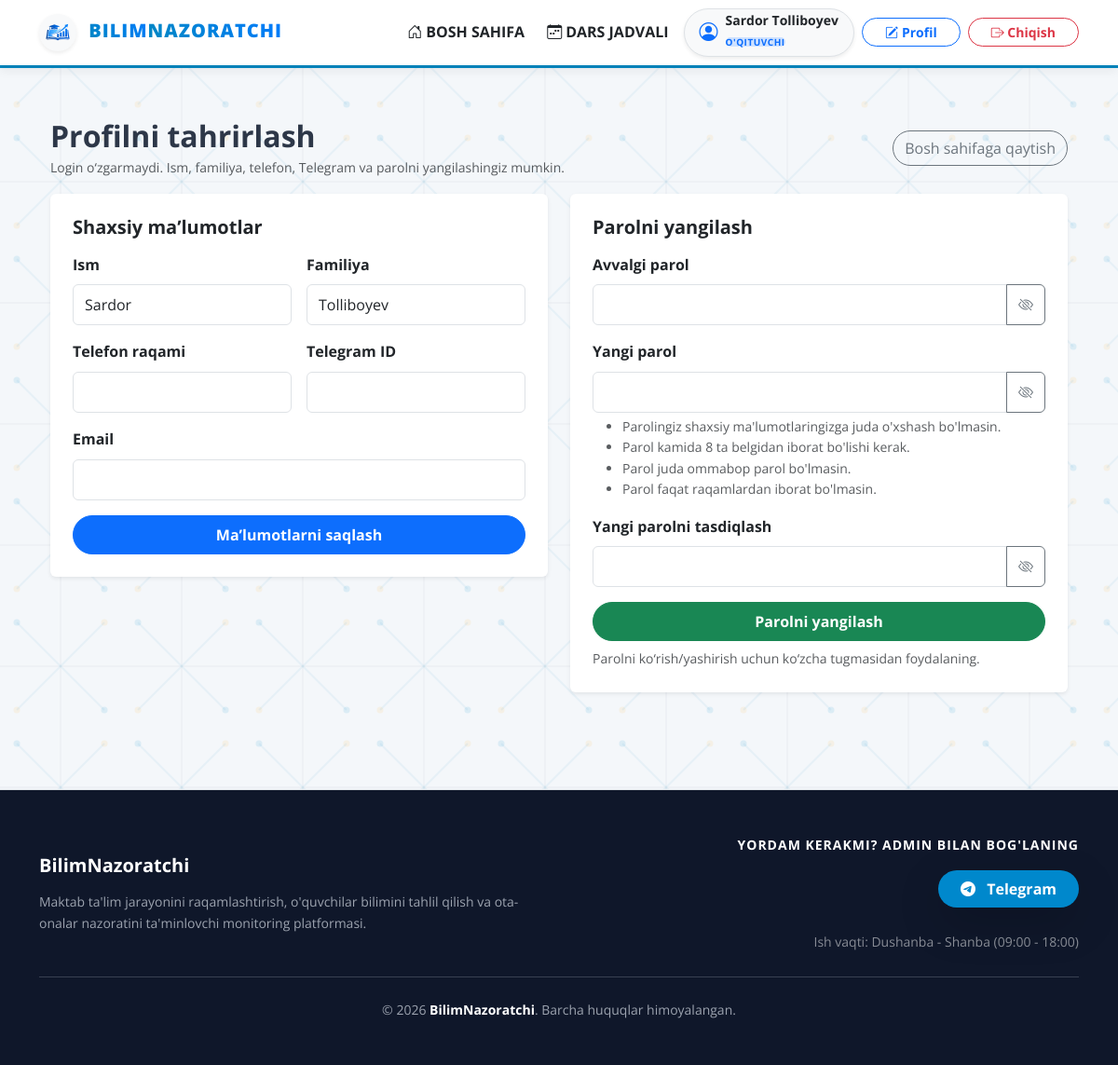
Screenshot of /hisoblar/profil/tahrir/ (signed in) with the database file from the repository.
### apps/hisoblar/models.py (models this page shows, shortened)
class Foydalanuvchi(AbstractUser):
    username = models.CharField(
        "Foydalanuvchi nomi (Login)",
        max_length=150,  # Django standarti bo'yicha 150 belgi
        unique=True,
        help_text="Majburiy. 150 tagacha belgi. Faqat harflar, raqamlar va @/./+/-/_ belgilari ruxsat etiladi.",
        validators=[UnicodeUsernameValidator()],
        error_messages={
            'unique': "Bunday foydalanuvchi nomi tizimda allaqachon mavjud. Iltimos, boshqa nom tanlang.",
        },
    )
    first_name = models.CharField("Ismi", max_length=150, blank=True)
    last_name = models.CharField("Familiyasi", max_length=150, blank=True)
    email = models.EmailField("Elektron pochta manzili", blank=True)
    is_active = models.BooleanField(
        "Faol",
        default=True,
        help_text="Foydalanuvchi faol bo'lsa, tizimdan foydalanishi mumkin. O'chirish o'rniga faolsizlantiring.",
    )
    is_staff = models.BooleanField(
        "Xodim holati",
        default=False,
        help_text="Belgilansa, foydalanuvchi admin (boshqaruv) paneliga kira oladi.",
    )
    is_superuser = models.BooleanField(
        "Super-admin holati",
        default=False,
        help_text="Belgilansa, foydalanuvchi barcha huquqlarga ega bo'ladi (alohida ruxsat berish shart emas).",
    )
    last_login = models.DateTimeField("Oxirgi kirish", blank=True, null=True)
    date_joined = models.DateTimeField("Ro'yxatdan o'tgan sana", default=timezone.now)
    ROL_TANLOVI = (
        ('admin', 'Administrator'),
        ('oqituvchi', "O'qituvchi"),
        ('oquvchi', "O'quvchi"),
        ('ota_ona', 'Ota-ona'),
    )
    rol = models.CharField(
        "Tizimdagi vazifasi",
        max_length=20,
        choices=ROL_TANLOVI,
        default='oquvchi',
        help_text="Foydalanuvchining saytdagi vakolatlarini belgilaydi."
    )
    telefon = models.CharField(
        "Telefon raqami",
        max_length=15,
        blank=True,
        null=True,
        help_text="Namuna: +998901234567"
    )
    telegram_id = models.CharField(
        "Telegram ID raqami",
        max_length=20,
        blank=True,
        null=True,
        help_text="Telegram bot orqali bildirishnomalar yuborish uchun kerak."
    )
    sinf = models.ForeignKey(
        'talim.Sinf',
        on_delete=models.SET_NULL,
        null=True,
        blank=True,
        related_name='sinfdagi_oquvchilar',
        verbose_name="Sinfi",
        help_text="O'quvchi qaysi sinfda o'qishini belgilang."
    )
    farzandi = models.ForeignKey(
        'self',
        on_delete=models.SET_NULL,
        null=True,
        blank=True,
        limit_choices_to={'rol': 'oquvchi'},  # Faqat o'quvchilarni tanlash imkoni
        related_name='ota_onasi',
        verbose_name="Biriktirilgan farzandi (O'quvchi)",
        help_text="Faqat ota-ona foydalanuvchisi uchun farzandini tanlang."
    )
    groups = models.ManyToManyField(
        "auth.Group",
        verbose_name="Guruhlar",
        blank=True,
        help_text="Foydalanuvchi biriktirilgan guruhlar ro'yxati.",
        related_name="user_set",
        related_query_name="user",
    )
    user_permissions = models.ManyToManyField(
        "auth.Permission",
        verbose_name="Foydalanuvchi huquqlari",
        blank=True,
        help_text="Ushbu foydalanuvchiga bevosita berilgan huquqlar.",
        related_name="user_set",
        related_query_name="user",
    )
    class Meta:
        db_table = 'foydalanuvchilar'  # Ma'lumotlar bazasidagi jadval nomi
        verbose_name = "Foydalanuvchi"
        verbose_name_plural = "Foydalanuvchilar"
        ordering = ['-date_joined']

### apps/hisoblar/views.py (the view, shortened to what this page needs)
# urls.py: path('profil/tahrir/', shaxsiy_profil_tahrir_view, name='shaxsiy_profil_tahrir'),
@login_required
def shaxsiy_profil_tahrir_view(request):
    foydalanuvchi = request.user
    profil_forma = ShaxsiyProfilTahrirForm(instance=foydalanuvchi)
    parol_forma = PasswordChangeForm(user=foydalanuvchi)
    for f in parol_forma.fields.values():
        f.widget.attrs.setdefault("class", "form-control")
    if "old_password" in parol_forma.fields:
        parol_forma.fields["old_password"].label = "Avvalgi parol"
    if "new_password1" in parol_forma.fields:
        parol_forma.fields["new_password1"].label = "Yangi parol"
        parol_forma.fields["new_password1"].help_text = (
            "<ul>"
            "<li>Parolingiz shaxsiy ma'lumotlaringizga juda o'xshash bo'lmasin.</li>"
            "<li>Parol kamida 8 ta belgidan iborat bo'lishi kerak.</li>"
            "<li>Parol juda ommabop parol bo'lmasin.</li>"
            "<li>Parol faqat raqamlardan iborat bo'lmasin.</li>"
            "</ul>"
        )
    if "new_password2" in parol_forma.fields:
        parol_forma.fields["new_password2"].label = "Yangi parolni tasdiqlash"
    kontekst = {
        "profil_forma": profil_forma,
        "parol_forma": parol_forma,
    }
    return render(request, "registration/profil_tahrirlash.html", kontekst)

### apps/hisoblar/forms.py
class ShaxsiyProfilTahrirForm(forms.ModelForm):
    class Meta:
        model = Foydalanuvchi
        fields = ("first_name", "last_name", "telefon", "telegram_id", "email")
        labels = {
            "first_name": "Ism",
            "last_name": "Familiya",
            "telefon": "Telefon raqami",
            "telegram_id": "Telegram ID",
            "email": "Email",
        }
        widgets = {
            "first_name": forms.TextInput(attrs={"class": "form-control", "autocomplete": "given-name"}),
            "last_name": forms.TextInput(attrs={"class": "form-control", "autocomplete": "family-name"}),
            "telefon": forms.TextInput(attrs={"class": "form-control", "autocomplete": "tel"}),
            "telegram_id": forms.TextInput(attrs={"class": "form-control"}),
            "email": forms.EmailInput(attrs={"class": "form-control", "autocomplete": "email"}),
        }

### templates/registration/profil_tahrirlash.html (shortened to what this page needs)
{% extends 'base.html' %}
{% load static %}
{% block content %}
<div class="container my-4">
  <div class="d-flex flex-wrap align-items-center justify-content-between gap-2 mb-3">
    <div>
      <h2 class="fw-bold mb-1">Profilni tahrirlash</h2>
      <div class="text-muted small">Login o‘zgarmaydi. Ism, familiya, telefon, Telegram va parolni yangilashingiz mumkin.</div>
    </div>
    <a class="btn btn-outline-secondary rounded-pill" href="{% url 'talim:bosh_sahifa' %}">Bosh sahifaga qaytish</a>
  </div>
  <div class="row g-4">
    <div class="col-lg-6">
      <div class="card border-0 shadow-sm">
        <div class="card-body p-4">
          <h5 class="fw-bold mb-3">Shaxsiy ma’lumotlar</h5>
          <form method="post" novalidate>
            <div class="row g-3">
              <div class="col-md-6">
                <label class="form-label fw-bold">{{ profil_forma.first_name.label }}</label>
                {{ profil_forma.first_name }}
              </div>
              <div class="col-md-6">
                <label class="form-label fw-bold">{{ profil_forma.last_name.label }}</label>
                {{ profil_forma.last_name }}
              </div>
              <div class="col-md-6">
                <label class="form-label fw-bold">{{ profil_forma.telefon.label }}</label>
                {{ profil_forma.telefon }}
              </div>
              <div class="col-md-6">
                <label class="form-label fw-bold">{{ profil_forma.telegram_id.label }}</label>
                {{ profil_forma.telegram_id }}
              </div>
              <div class="col-12">
                <label class="form-label fw-bold">{{ profil_forma.email.label }}</label>
                {{ profil_forma.email }}
              </div>
            </div>
            <div class="mt-3 d-grid">
              <button type="submit" name="profil_saqlash" value="1" class="btn btn-primary fw-bold rounded-pill py-2">
                Ma’lumotlarni saqlash
              </button>
            </div>
          </form>
        </div>
      </div>
    </div>
    <div class="col-lg-6">
      <div class="card border-0 shadow-sm">
        <div class="card-body p-4">
          <h5 class="fw-bold mb-3">Parolni yangilash</h5>
          <form method="post" novalidate>
            <div class="mb-3">
              <label class="form-label fw-bold">{{ parol_forma.old_password.label }}</label>
              <div class="input-group">
                {{ parol_forma.old_password }}
                <button class="btn btn-outline-secondary" type="button" data-bn-pass-target="id_old_password" aria-label="Parolni ko‘rsatish/yashirish">
                  <i class="bi bi-eye-slash"></i>
                </button>
              </div>
            </div>
            <div class="mb-3">
              <label class="form-label fw-bold">{{ parol_forma.new_password1.label }}</label>
              <div class="input-group">
                {{ parol_forma.new_password1 }}
                <button class="btn btn-outline-secondary" type="button" data-bn-pass-target="id_new_password1" aria-label="Parolni ko‘rsatish/yashirish">
                  <i class="bi bi-eye-slash"></i>
                </button>
              </div>
              {% if parol_forma.new_password1.help_text %}
                <div class="text-muted small mt-1">{{ parol_forma.new_password1.help_text|safe }}</div>
              {% endif %}
            </div>
            <div class="mb-3">
              <label class="form-label fw-bold">{{ parol_forma.new_password2.label }}</label>
              <div class="input-group">
                {{ parol_forma.new_password2 }}
                <button class="btn btn-outline-secondary" type="button" data-bn-pass-target="id_new_password2" aria-label="Parolni ko‘rsatish/yashirish">
                  <i class="bi bi-eye-slash"></i>
                </button>
              </div>
            </div>
            <div class="mt-3 d-grid">
              <button type="submit" name="parol_saqlash" value="1" class="btn btn-success fw-bold rounded-pill py-2">
                Parolni yangilash
              </button>
            </div>
          </form>
          <div class="text-muted small mt-2">Parolni ko‘rish/yashirish uchun ko‘zcha tugmasidan foydalaning.</div>
        </div>
      </div>
    </div>
  </div>
</div>
{% endblock %}

### templates/include/navbar.html (shortened to what this page needs)
{% load static %}
<nav class="navbar navbar-expand-lg navbar-em shadow-sm">
  <div class="container">
    <a class="navbar-brand fw-bold text-dark bn-brand"
       href="{% if user.is_authenticated %}{% url 'talim:bosh_sahifa' %}{% else %}{% url 'talim:landing' %}{% endif %}">
      <img src="{% static 'img/logo.png' %}" alt="Logo" width="40" height="40"
           class="me-2 rounded-circle bg-light p-1 shadow-sm">
      <span class="bn-brand-a">BILIM</span><span class="bn-brand-b">NAZORATCHI</span>
    </a>
    <div class="collapse navbar-collapse" id="bilimNavbar">
      <ul class="navbar-nav ms-auto align-items-center gap-2">
        <li class="nav-item">
          <a class="nav-link text-dark fw-bold d-flex align-items-center" href="{% url 'talim:landing' %}">
            <i class="bi bi-house-door me-1"></i>
            BOSH SAHIFA
          </a>
        </li>
        {% if user.is_authenticated %}
          <li class="nav-item">
            <a class="nav-link text-dark fw-bold d-flex align-items-center" href="{% url 'talim:haftalik_dars_jadvali' %}">
              <i class="bi bi-calendar-week me-1"></i>
              DARS JADVALI
            </a>
          </li>
          <li class="nav-item">
            <div class="d-flex align-items-center bg-light px-3 py-1 rounded-pill border shadow-sm">
              <i class="bi bi-person-circle text-primary me-2 fs-5"></i>
              <div class="text-start">
                <span class="d-block fw-bold small text-dark bn-user-name">
                  {{ user.get_full_name|default:user.username }}
                </span>
                <span class="badge bg-primary-subtle text-primary p-0 small bn-role-badge">
                  {{ user.get_rol_display }}
                </span>
              </div>
            </div>
          </li>
          <li class="nav-item">
            <a class="btn btn-sm btn-outline-primary px-4 rounded-pill fw-bold d-flex align-items-center"
               href="{% url 'hisoblar:shaxsiy_profil_tahrir' %}">
              <i class="bi bi-pencil-square me-1"></i>
              Profil
            </a>
          </li>
          <li class="nav-item">
            <form action="{% url 'hisoblar:logout' %}" method="post" class="d-inline">
              <button type="submit" class="btn btn-sm btn-outline-danger px-4 rounded-pill fw-bold">
                <i class="bi bi-box-arrow-right"></i>
                Chiqish
              </button>
            </form>
          </li>
        {% else %}
          <li class="nav-item">
            <a class="btn btn-em-primary px-4 rounded-pill fw-bold shadow-sm" href="{% url 'hisoblar:login' %}">
              Kirish
            </a>
          </li>
        {% endif %}
      </ul>
    </div>
  </div>
</nav>

### static/css/style.css (style rules this page uses)
:root { --primary: #007bff; --primary-dark: #0056b3; --em-blue: #0087c0; --accent: #00c3e8; --em-orange: #ff9d00; --em-gradient-top: #0087c0; --em-gradient-bottom: #0056b3; --bg-main: #f4f7fa; --white: #ffffff; --text-main: #2d3748; --text-muted: #718096; --success: #22c55e; --danger: #ef4444; --warning: #f59e0b; --border: #e2e8f0; }
html, body { height: 100%; margin: 0; padding: 0; }
body { display: flex; flex-direction: column; min-height: 100vh; font-family: 'Open Sans', 'Inter', sans-serif; background-color: var(--bg-main); background-image: url("../img/orqa_fon_naqsh.svg"); background-repeat: repeat; background-size: 520px 520px; color: var(--text-main); line-height: 1.6; }
.form-control, .form-select { min-height: 44px; line-height: 1.25; }
.navbar-em { background-color: var(--white) !important; min-height: 70px; }
.bn-brand-a { color: var(--em-blue); letter-spacing: 0.5px; }
.bn-brand-b { color: #334155; letter-spacing: 0.5px; }
.bn-user-name { line-height: 1.2; }
.bn-role-badge { font-size: 10px; text-transform: uppercase; letter-spacing: 0.5px; }
.navbar-brand span { font-weight: 800; letter-spacing: 1px; background: linear-gradient(45deg, var(--em-blue), var(--primary)); -webkit-background-clip: text; -webkit-text-fill-color: transparent; }

### rows the page displays
Foydalanuvchi: get_full_name "Sardor Tolliboyev", rol "O'QITUVCHI", first_name "Sardor", last_name "Tolliboyev"

### other values shown
{{ profil_forma.first_name.label }} "Ism"
{{ profil_forma.last_name.label }} "Familiya"
{{ profil_forma.telefon.label }} "Telefon raqami"
{{ profil_forma.telegram_id.label }} "Telegram ID"
{{ profil_forma.email.label }} "Email"
{{ parol_forma.old_password.label }} "Avvalgi parol"
{{ parol_forma.new_password1.label }} "Yangi parol"
{{ parol_forma.new_password1.help_text|safe }} "Parolingiz shaxsiy ma'lumotlaringizga juda o'xshash bo'lmasin. Parol kamida 8 ta belgidan iborat bo'lishi kerak. Parol juda ommabop parol bo'lmasin. Parol faqat raqamlardan iborat bo'lmasin."
{{ parol_forma.new_password2.label }} "Yangi parolni tasdiqlash"
